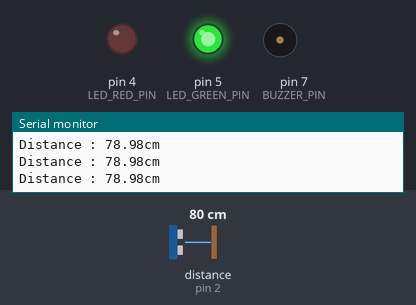
A sketch run on a simulated Arduino Uno, built with avr-gcc and run on an emulated ATmega328P. On the bench: output pins drawn as LEDs (lit = HIGH), buzzer (waves = sounding), the last lines printed to the serial monitor. Wiring (from diagram.json): ultrasonic range finder: trigger pin 3; echo pin 2. The inputs (shaded band) are chosen by the test bench; at power-on: distance to the obstacle (sensor on pin 2) 80 cm. The echo pulse lasts 58.3 µs per cm; pins used as bus, display or sensor lines are not drawn.

Above: at 5.9 s.
6.0 s: distance to the obstacle (sensor on pin 2) set to 24 cm
7.5 s: distance to the obstacle (sensor on pin 2) set to 19 cm
At 8.7 s:
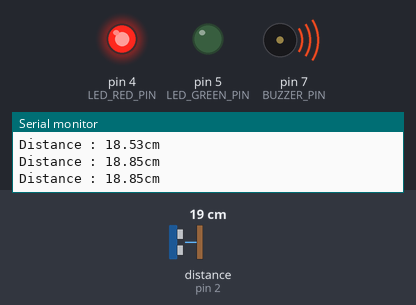
9.0 s: distance to the obstacle (sensor on pin 2) set to 35 cm
At 10.1 s:
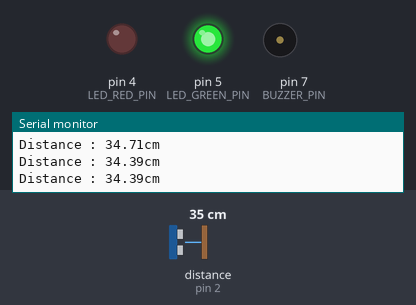
Timing chart, 0 to 11.5 s (numbered marks = the images above; inputs shaded):
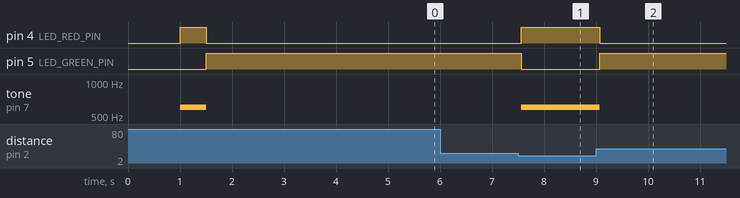

Measured:
- the behaviour switches between 22 and 21 cm on distance to the obstacle (sensor on pin 2) (found by bisection; images 0 and 1)
- after the input at 7.5 s, pin 4 (LED_RED_PIN): LOW → HIGH after 0.06 s; pin 5 (LED_GREEN_PIN): HIGH → LOW after 0.06 s; tone on pin 7 (BUZZER_PIN): silent → 600 Hz after 0.06 s
- after the input at 9.0 s, pin 4 (LED_RED_PIN): HIGH → LOW after 0.07 s; pin 5 (LED_GREEN_PIN): LOW → HIGH after 0.07 s; tone on pin 7 (BUZZER_PIN): 600 Hz → silent after 0.07 s

The sketch:

sketch.ino
```cpp
#define ECHO_PIN 2
#define TRIG_PIN 3
#define LED_RED_PIN 4
#define LED_GREEN_PIN 5
#define BUZZER_PIN 7

float calcDistance() {
    digitalWrite(TRIG_PIN, LOW);
    delayMicroseconds(2);
    digitalWrite(TRIG_PIN, HIGH);
    delayMicroseconds(10);

    float duree = pulseIn(ECHO_PIN, HIGH);
    float dist = (duree * 0.034) / 2;

    return dist;
}

void alerte(int mode) {
    if(mode == 1) {
      tone(BUZZER_PIN, 600);
    }else {
      noTone(BUZZER_PIN);
    }
}

void allumerRouge() {
    digitalWrite(LED_RED_PIN, 1);
    alerte(1);
    digitalWrite(LED_GREEN_PIN, 0);
}

void allumerVerte() {
    digitalWrite(LED_RED_PIN, 0);
    digitalWrite(LED_GREEN_PIN, 1);
    alerte(0);
}

void setup() {
    pinMode(ECHO_PIN, INPUT);
    pinMode(TRIG_PIN, OUTPUT);
    pinMode(LED_RED_PIN, OUTPUT);
    pinMode(LED_GREEN_PIN, OUTPUT);
    pinMode(BUZZER_PIN, OUTPUT);

    Serial.begin(9600);
}

void loop() {
    float distance = calcDistance();
    Serial.print("Distance : ");
    Serial.print(distance);
    Serial.println("cm");

    if (int(distance) <= 20) {
        allumerRouge();
    }else {
      allumerVerte();
    }

    delay(500);
}
```
